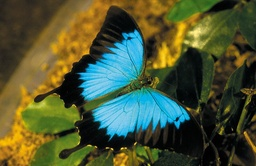
#> input picture Lab 3/CSIRO_ScienceImage_3831_Ulysses_Butterfly.jpg, 256 x 166 px, shrunk from 800 x 519 before the run
$ jupyter execute Lab3_student_template.ipynb
#> lines starting #> are read from the running program, lines starting #| are printed output that depends on the picture; after the words box and inside, x2 and y2 are one past the last pixel; in counts of white or black regions, pixels touching at a corner belong together
[cell 1]
import numpy as np
from matplotlib import pyplot as plt
import cv2

## Lab 3: Image clustering and superpixels

In this lab we are going to explore image clustering and superpixels segmentation. You will be required to complete the following tasks:

1. Implement k-means clustering to assign each pixel of an image to one of K distinct clusters, using colour similarity to determine assignment.
2. Modify your k-means clustering to find superpixels by assigning each pixel of the image to one of K distinct clusters, using both colour and location similarity to determine assignment.
3. Use superpixels to propose regions of interest in the image (we will learn about neural networks that use this information in week 11).
4. Write a brief report (max 600 words) discussing explaining your implementation and results. Explain your reasoning by referencing the intermediate result figures you generated.

You may use numpy and matplotlib and opencv for image loading.

### Academic integrity

Every lab submission will be screened for any collusion and/or plagiarism. Breaches of academic integrity will be investigated thoroughly and may result in a zero for the assessment along with interviews with the plagiarism officers at Monash University.

### Late submissions

The default late submission university penalty will apply.

### Lab Instructions and the Use of Generative AI

You may not use any built-in opencv functions for this lab, other than those used for loading/ saving an image, extracting and matching keypoints, and
computing homographies.
* You may use NumPy for array handling, and vectorizing your code (reducing
the number of for-loops) is encouraged.
* You should use Matplotlib to display images and any intermediate results.
* You may use generative AI.

### Grading
Each lab is worth 8%, and there are a number of sections and tasks with their own weighting. A task is only considered complete if you can demonstrate a working program and show an understanding of the underlying concepts. Note that later tasks should reuse code from earlier tasks.

Masks will be provided based on the correctness of the code, the quality of your results, comments indicating you understand your work, and a discussion of tasks provided at the end of the notebook.

[cell 2]
# Load and display image for testing
im = cv2.imread('CSIRO_ScienceImage_3831_Ulysses_Butterfly.jpg')/255.0
plt.imshow(im[:,:,[2,1,0]])
plt.show()

### Task 1: Implement K-means from first principles: colour similarity

### K-Means Clustering for Image Quantisation

K-means is an unsupervised clustering algorithm that groups data into $K$ clusters by minimising the total within-cluster sum of squared distances:

$$\mathcal{L} = \sum_{i=1}^{N} \| x_i - \mu_{c_i} \|^2$$

where $x_i$ is the RGB colour vector of pixel $i$, $\mu_{c_i}$ is its assigned centroid, and $N$ is the total number of pixels. The algorithm randomly initialises $K$ centroids, then iterates between two steps. First, the **assignment step** assigns each pixel to its nearest centroid:

$$c_i = \arg\min_{k} \| x_i - \mu_k \|^2$$

Second, the **update step** recomputes each centroid as the mean colour of all pixels assigned to it:

$$\mu_k = \frac{1}{|S_k|} \sum_{i \in S_k} x_i$$

where $S_k$ is the set of pixels assigned to cluster $k$. Once converged, a quantised image is produced by replacing each pixel with its centroid's colour, reducing the image to only $K$ representative colours.

[cell 3]
def kmeans(im, iters=10, K=3, plot=False):

    # Kmeans is stochastic, so we will fix the seed of the random number generator to ensure each iteration starts with the same centroid initialisation
#> called with iters = 15, K = 5, plot = False
    seed = 42
    np.random.seed(seed)

    H, W, C = im.shape
#> H = 166; W = 256; C = 3

    # Convert image into an Nx3 vector of pixels
    pixels = im.reshape(-1, C)  # shape: (N, 3) where N = H*W
    N = pixels.shape[0]
#> N = 42496

    # Select K random colour centroids
    random_idx = np.random.choice(N, K, replace=False)
#> random_idx = [31686, 28790, 38194, 20642, 37646]
    centroids = pixels[random_idx].copy()  # shape: (K, 3)
#> centroids = [[0.157, 0.149, 0.153], [0.51, 0.796, 0.925], [0.243, 0.365, 0.102], [0.173, 0.255, 0.125], [0.906, 0.667, 0.118]]

    losses = []

    for j in range(1, iters):

        # Assign pixels to clusters
        # Compute squared Euclidean distance from every pixel to every centroid
        # pixels[:, np.newaxis, :] is (N,1,3), centroids[np.newaxis,:,:] is (1,K,3)
        # diff is (N,K,3), summing over colour axis gives (N,K) distance matrix
        diff = pixels[:, np.newaxis, :] - centroids[np.newaxis, :, :]
        distances = np.sum(diff ** 2, axis=2)  # (N, K)
        cluster_indices = np.argmin(distances, axis=1)  # (N,) — nearest centroid index per pixel

        # Update centroid locations using new cluster assignments
        # New centroid = mean colour of all pixels assigned to that cluster
        for k in range(K):
            mask = (cluster_indices == k)
            if mask.sum() > 0:
                centroids[k] = pixels[mask].mean(axis=0)

        # Store the current loss
        # Loss = sum of squared distances from each pixel to its assigned centroid
        loss = np.sum(distances[np.arange(N), cluster_indices])
        losses.append(loss)

        # Convert cluster indices to an image
        cluster_idx_image = cluster_indices.reshape(H, W)

        # Create a quantised image using the clustering
        # Replace each pixel with the colour of its assigned centroid
        quantised_image = centroids[cluster_indices].reshape(H, W, C)

        # You may want to visualise the current progress of kmeans for debugging purposes
        if plot:
            plt.subplot(1,2,1)
            plt.imshow(cluster_idx_image, cmap='tab20')
            plt.subplot(1,2,2)
            plt.imshow(np.clip(quantised_image, 0, 1))
            plt.show()
#> this loop made 14 passes
#> loss on passes 1 to 12: 2101.7, 738.9, 707.1, 704.2, 703.4, 703.1, 702.9, 702.7, 702.7, 702.6, 702.6, 702.5
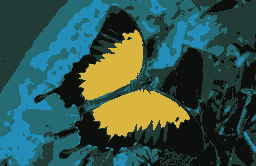
#> quantised_image: shape (166, 256, 3) float64; mean of channels 0, 1, 2 0.304, 0.339, 0.207; drawn as B, G, R
#> after the loop, centroids = [[0.0489, 0.0618, 0.0506], [0.254, 0.713, 0.855], [0.459, 0.426, 0.148], [0.217, 0.234, 0.136], [0.726, 0.558, 0.14]]; losses = [2101.7, 738.9, 707.1, 704.2, 703.4, 703.1, 702.9, 702.7, 702.7, 702.6, 702.6, 702.5, 702.5, 702.5]

    # Convert cluster indices to an image
    cluster_idx_image = cluster_indices.reshape(H, W)
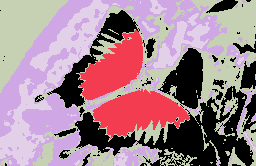
#> cluster_idx_image: shape (166, 256) int64; 5 distinct labels, from 0 to 4; one colour per label, 0 black

    # Create a quantised image using the clustering
    quantised_image = centroids[cluster_indices].reshape(H, W, C)

    return losses, cluster_idx_image, quantised_image

[cell 4]
# Test your function using the image provided
im = cv2.imread('CSIRO_ScienceImage_3831_Ulysses_Butterfly.jpg') / 255.0
im_rgb = im[:, :, [2, 1, 0]]  # OpenCV loads BGR, convert to RGB for display

losses, cluster_idx_image, quantised_image = kmeans(im_rgb, iters=15, K=5)

# Display original, cluster map, and quantised image side by side
fig, axes = plt.subplots(1, 3, figsize=(15, 5))
axes[0].imshow(im_rgb)
axes[0].set_title('Original image')
axes[1].imshow(cluster_idx_image, cmap='tab20')
axes[1].set_title('Cluster index map')
axes[2].imshow(np.clip(quantised_image, 0, 1))
axes[2].set_title('Quantised image (K=5)')

plt.figtext(0.5, -0.02, 'Figure 1: Image Comparison Before and After Clustering',
            ha='center', fontsize=13)
plt.tight_layout()
plt.show()

# Plot the loss curve to verify convergence — should flatten out over iterations
plt.plot(losses, marker='o')
plt.xlabel('Iteration')
plt.ylabel('Total loss')
plt.title('K-means loss over iterations (K=5)')
plt.figtext(0.5, -0.02, 'Figure 2: K-means Loss Curve Over Iterations',
            ha='center', fontsize=10)
plt.show()
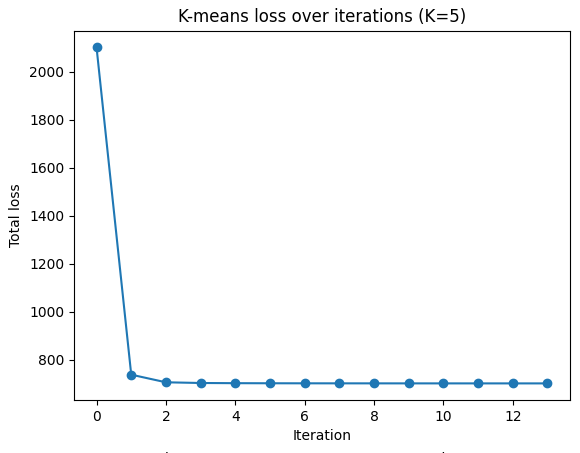
#> figure drawn by matplotlib, 1 panel; curve peaks at x = 0, y = 2101.7

#### Results: K-Means Clustering (K=5)

With $K=5$, the quantised image captures the dominant colours of the butterfly image while discarding finer colour variation. The cluster index map shows spatially coherent regions, confirming that colour-based clustering naturally aligns with visually meaningful segments of the image.

The loss curve decreases steeply in the first few iterations before flattening, indicating the
algorithm converges quickly.

[cell 5]
# Select an appropriate value for K and use visualisations to show how you did this

K_values = [2, 3, 5, 8, 10, 15, 20]
final_losses = []

fig, axes = plt.subplots(2, len(K_values), figsize=(22, 7))

for i, K in enumerate(K_values):
    losses, cluster_idx_image, quantised_image = kmeans(im_rgb, iters=15, K=K)
    final_losses.append(losses[-1])

    axes[0][i].imshow(np.clip(quantised_image, 0, 1))
    axes[0][i].set_title(f'K={K}')
    axes[0][i].axis('off')

    axes[1][i].plot(losses)
    axes[1][i].set_title(f'Loss K={K}')
    axes[1][i].set_xlabel('Iter')
#> this loop made 7 passes
#> after the loop, final_losses = [3838.5, 1370.4, 702.5, 509.5, 380.6, 259.6, 205.5]
fig.suptitle('Figure 3: Image Quantisation and Loss Curves Across K Values',
             fontsize=13, y=-0.02)
plt.tight_layout()
plt.show()
#> figure, not shown here; panel 8: curve peaks at x = 0, y = 5713.3; panel 9: curve peaks at x = 0, y = 3337.3; panel 10: curve peaks at x = 0, y = 2101.7; panel 11: curve peaks at x = 0, y = 1278.4

# Elbow plot — look for where the loss stops decreasing rapidly
plt.plot(K_values, final_losses, marker='o')
plt.xlabel('K (number of clusters)')
plt.ylabel('Final loss')
plt.title('Elbow plot: choosing K')
plt.xticks(K_values)
plt.figtext(0.5, -0.02, 'Figure 4: Elbow Plot for Selecting Optimal K',
            ha='center', fontsize=13)
plt.show()

#### Results: Selecting an Appropriate K

To select an optimal $K$, the algorithm was run across seven values ($K = 2, 3, 5, 8, 10, 15, 20$),
with the final loss recorded for each. At low values such as $K=2$ and $K=3$, the quantised image
is overly coarse, merging visually distinct regions like the blue wings into
a single cluster. As $K$ increases, finer colour detail is recovered and the loss decreases.

The elbow plot shows a sharp drop in loss up to $K=5$, after which the rate of
improvement slows considerably.

Based on the elbow plot, $K=5$ is selected as the optimal value, balancing colour fidelity
with model simplicity.

### Task 2: Modify K-means to cluster based on colour similarity and pixel location and extract superpixels

### Task 2: Superpixel Segmentation via Spatially-Aware K-Means

Standard K-means clusters pixels using only RGB colour similarity. To extract **superpixels** —
compact, spatially connected regions that respect colour boundaries — the feature vector for each
pixel is extended to include its normalised spatial coordinates $(r, c)$ alongside its scaled
colour $(R, G, B)$:

$$x_i = \begin{bmatrix} \lambda \cdot R_i \\ \lambda \cdot G_i \\ \lambda \cdot B_i \\ \tilde{r}_i \\ \tilde{c}_i \end{bmatrix}$$

where $\tilde{r}_i = r_i / H$ and $\tilde{c}_i = c_i / W$ are the normalised row and column
coordinates of pixel $i$ in $[0, 1]$, and $\lambda$ is a scaling factor applied to the colour
features. The distance metric in this 5-dimensional space becomes:

$$d(x_i, \mu_k) = \underbrace{\lambda^2 \| c_i - \mu_k^{(rgb)} \|^2}_{\text{colour term}} + \underbrace{\| p_i - \mu_k^{(pos)} \|^2}_{\text{spatial term}}$$

where $c_i = (R_i, G_i, B_i)$ is the colour vector, $p_i = (\tilde{r}_i, \tilde{c}_i)$ is the
normalised spatial position, and $\mu_k^{(rgb)}$, $\mu_k^{(pos)}$ are the colour and spatial
components of centroid $k$. The assignment and update steps follow the same formulation as Task 1:

$$c_i = \arg\min_{k} \ d(x_i, \mu_k)$$

$$\mu_k = \frac{1}{|S_k|} \sum_{i \in S_k} x_i$$

### Role of the Scaling Factor $\lambda$

The scaling factor $\lambda$ is applied directly to the RGB colour features, controlling how
much influence colour has relative to spatial location:

- **High $\lambda$**: colour similarity dominates → superpixels respect colour boundaries
  but may become spatially scattered and disconnected (approaches Task 1 behaviour)
- **Low $\lambda$**: spatial proximity dominates → compact, connected superpixels
  but poor alignment with colour boundaries
- **$\lambda = 0$**: pure spatial clustering, ignoring colour entirely

An appropriate $\lambda$ is selected empirically by inspecting the cluster index map across
several values, choosing the largest $\lambda$ at which superpixels remain visually connected.

[cell 6]
def kmeans(im, iters=10, K=3, scale=1, plot=False):

    # Kmeans is stochastic, so we will fix the seed of the random number generator to ensure each iteration starts with the same centroid initialisation
    seed = 42
    np.random.seed(seed)

    H, W, C = im.shape

    # Convert image into an Nx3 vector of pixels
    pixels = im.reshape(-1, C)  # shape: (N, 3), RGB values already in [0,1]
    N = pixels.shape[0]

    # Build normalised pixel coordinate grid, values in [0,1]
    rows, cols = np.indices((H, W))
    norm_rows = rows.reshape(-1, 1) / H  # (N, 1)
    norm_cols = cols.reshape(-1, 1) / W  # (N, 1)

    # Scale the COLOUR features — higher scale gives more weight to colour (more detail),
    # lower scale lets spatial location dominate (more compact, connected superpixels).
    # scale=0 → pure spatial clustering; scale >> 1 → approaches colour-only (Task 1)
    scaled_pixels = pixels * scale  # (N, 3)

    # Concatenate scaled colour and spatial features into a single feature vector
    features = np.hstack([scaled_pixels, norm_rows, norm_cols])  # (N, 5)

    # Select K random centroids initialised from pixel feature vectors
    random_idx = np.random.choice(N, K, replace=False)
    centroids = features[random_idx].copy()  # shape: (K, 5)

    losses = []

    for j in range(1, iters):

        # Assign pixels to clusters
        diff = features[:, np.newaxis, :] - centroids[np.newaxis, :, :]  # (N, K, 5)
        distances = np.sum(diff ** 2, axis=2)  # (N, K)
        cluster_indices = np.argmin(distances, axis=1)  # (N,)

        # Update centroid locations using new cluster assignments
        for k in range(K):
            mask = (cluster_indices == k)
            if mask.sum() > 0:
                centroids[k] = features[mask].mean(axis=0)

        # Store the current loss
        loss = np.sum(distances[np.arange(N), cluster_indices])
        losses.append(loss)

        # Convert cluster indices to an image
        cluster_idx_image = cluster_indices.reshape(H, W)

        # Create a quantised image using the clustering
        # Divide first 3 centroid dims back by scale to recover true RGB for display
        quantised_image = (centroids[cluster_indices, :3] / scale).reshape(H, W, C)

        if plot:
            plt.subplot(1,2,1)
            plt.imshow(cluster_idx_image, cmap='tab20')
            plt.subplot(1,2,2)
            plt.imshow(np.clip(quantised_image, 0, 1))
            plt.show()

    # Convert cluster indices to an image
    cluster_idx_image = cluster_indices.reshape(H, W)

    # Create a quantised image using the clustering
    quantised_image = (centroids[cluster_indices, :3] / scale).reshape(H, W, C)

    return losses, cluster_idx_image, quantised_image

[cell 7]
# Visualise your superpixel clustering for different scaling parameters


scale_values = [1, 20, 50, 100]

fig, axes = plt.subplots(2, len(scale_values), figsize=(18, 9))

for i, scale in enumerate(scale_values):
    losses, cluster_idx_image, quantised_image = kmeans(im_rgb, iters=15, K=50, scale=scale*0.001)

    axes[0][i].imshow(cluster_idx_image, cmap='tab20')
    axes[0][i].set_title(f'Scale = {scale}')
    axes[0][i].set_ylabel('Cluster map' if i == 0 else '')

    axes[1][i].imshow(np.clip(quantised_image, 0, 1))
    axes[1][i].set_title(f'Scale = {scale}')
    axes[1][i].set_ylabel('Quantised' if i == 0 else '')
#> this loop made 4 passes
#> pass 1, in kmeans, `rows, cols = np.indices((H, W))`:
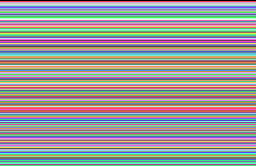
#> rows: shape (166, 256) int64; 166 distinct labels, from 0 to 165; one colour per label, 0 black
#> pass 1, `losses, cluster_idx_image, quantised_image = kmeans(im_rgb, iters=15, ..`:
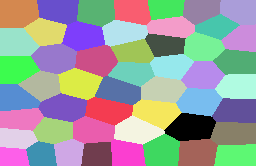
#> cluster_idx_image: shape (166, 256) int64; 50 distinct labels, from 0 to 49; one colour per label, 0 black

plt.suptitle('Effect of colour scaling on superpixels (K=50)', fontsize=13)
fig.text(0.5, -0.02, 'Figure 5: Superpixel Clustering Across Different Scaling Parameters',
         ha='center', fontsize=13)
plt.tight_layout()
plt.show()
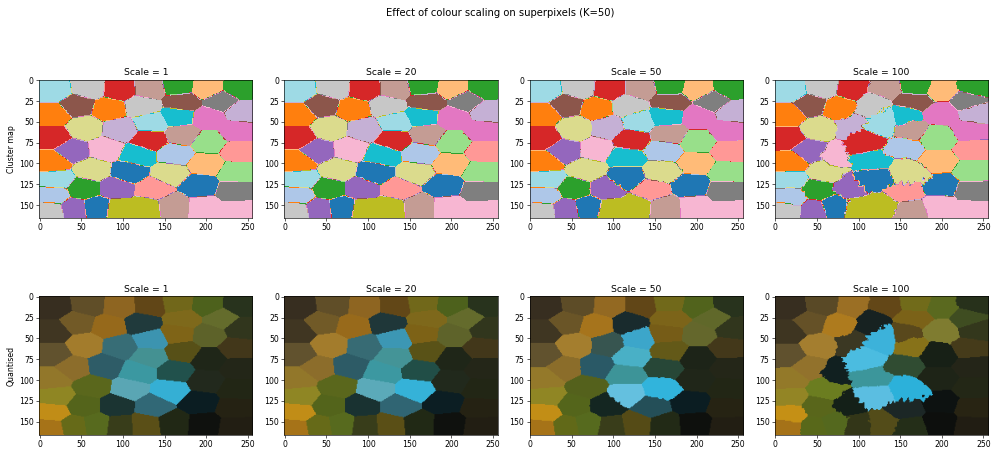
#> figure drawn by matplotlib, 8 panels

#### Results: Effect of Scaling Parameter on Superpixels (K=50)

Four scaling values ($scale = 1, 20, 50, 100$) were tested to evaluate the trade-off
between spatial compactness and colour fidelity. At $scale = 1$, spatial proximity
dominates and the superpixels form compact, grid-like regions with little regard for colour
boundaries. As $scale$ increases to $20$ and $50$, the superpixels begin to align more
closely with the colour boundaries of the image — particularly the blue wings and green
background — while remaining mostly connected. At $scale = 100$, colour dominates and the
clusters become spatially scattered.

Based on this analysis, $scale = 50$  is selected as the optimal
value, as it produces spatially connected superpixels that still respect the dominant colour
boundaries of the image.

## Task 3: Region proposal

### Task 3: Region Proposal via Superpixel Bounding Boxes

Region proposal is a technique used to identify candidate regions of interest in an image
that are likely to contain meaningful content. Here, each superpixel from Task 2 is used
as a region proposal by computing its bounding box.

For each superpixel $k$, let $S_k$ denote the set of pixel coordinates $(r_i, c_i)$ assigned
to cluster $k$. The bounding box is defined by its top-left and bottom-right corners:

$$\text{top-left}_k = \left( \min_{i \in S_k} c_i,\ \min_{i \in S_k} r_i \right)$$

$$\text{bottom-right}_k = \left( \max_{i \in S_k} c_i,\ \max_{i \in S_k} r_i \right)$$

Using $K=10$ superpixels with $scale = 50$, each bounding box loosely corresponds to a meaningful region of the image. This forms a simple region proposal method, where the superpixel clustering acts as a bottom-up grouping mechanism.

[cell 8]
# Visualise your regions on the original image

# Segment into 10 superpixels using a balanced scale
losses, cluster_idx_image, quantised_image = kmeans(im_rgb, iters=15, K=10, scale=50*0.001)
#> in kmeans (call 5), `random_idx = np.random.choice(N, K, replace=False)`: random_idx = [31686, 28790, 38194, 20642, 37646, 6418, 28428, 3933, 25549, 3792]
#> in kmeans (call 5), `centroids = features[random_idx].copy()`: centroids = [[0.00784, 0.00745, 0.00765, 0.741, 0.773], [0.0255, 0.0398, 0.0463, 0.675, 0.461], [0.0122, 0.0182, 0.0051, 0.898, 0.195], [0.00863, 0.0127, 0.00627, 0.482, 0.633], [0.0453, 0.0333, 0.00588, 0.886, 0.0547], [0.0141, 0.0112, 0.00667, 0.151, 0.0703], [0.0288, 0.0239, 0.0114, 0.669, 0.0469], [0.0345, 0.0229, 0.00529, 0.0904, 0.363], [0.0131, 0.0169, 0.00784, 0.596, 0.801], [0.0149, 0.0137, 0.00431, 0.0843, 0.812]]
#> the loop in kmeans (call 5), `for j in range(1, iters):` made 14 passes
#> loss on passes 1 to 12: 1138, 822.2, 787.1, 767.2, 755.3, 748, 743.6, 740.7, 738.8, 737.5, 736.6, 735.9
#> pass 1, in kmeans (call 5), `quantised_image = (centroids[cluster_indices, :3] / scale).reshape(H, ..`:
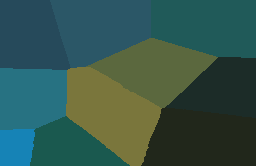
#> quantised_image: shape (166, 256, 3) float64; mean of channels 0, 1, 2 0.304, 0.339, 0.207; drawn as B, G, R
#> after the loop in kmeans (call 5), `for j in range(1, iters):`:
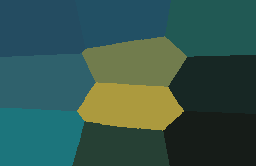
#> quantised_image: shape (166, 256, 3) float64; mean of channels 0, 1, 2 0.304, 0.339, 0.207; drawn as B, G, R
#> after the loop in kmeans (call 5), `for j in range(1, iters):`: centroids = [[0.00489, 0.00567, 0.00432, 0.838, 0.826], [0.0122, 0.0302, 0.0338, 0.637, 0.508], [0.0103, 0.0126, 0.00758, 0.882, 0.469], [0.0152, 0.0245, 0.0222, 0.373, 0.529], [0.0244, 0.023, 0.00557, 0.823, 0.151], [0.0191, 0.0151, 0.00707, 0.167, 0.154], [0.0213, 0.0192, 0.00935, 0.491, 0.174], [0.0198, 0.0157, 0.00668, 0.122, 0.474], [0.00721, 0.00771, 0.00467, 0.505, 0.845], [0.0166, 0.0176, 0.00651, 0.161, 0.83]]; losses = [1138, 822.2, 787.1, 767.2, 755.3, 748, 743.6, 740.7, 738.8, 737.5, 736.6, 735.9, 735.3, 734.9]
#> in kmeans (call 5), `cluster_idx_image = cluster_indices.reshape(H, W)`:
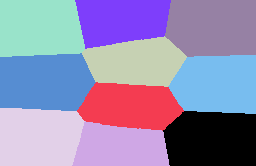
#> cluster_idx_image: shape (166, 256) int64; 10 distinct labels, from 0 to 9; one colour per label, 0 black

# Convert original image back to uint8 BGR for cv2.rectangle
im_draw = np.ascontiguousarray((im_rgb * 255).astype(np.uint8)[:, :, [2, 1, 0]])
#> im_draw is the input picture: shape (166, 256, 3); mean B, G, R 52.8, 86.3, 77.4

# For each superpixel, find the bounding box (top-left and bottom-right pixels)
for k in range(10):
    # Get all pixel positions belonging to superpixel k
    # np.where returns (row_indices, col_indices) for pixels where condition is True
    rows, cols = np.where(cluster_idx_image == k)

    if len(rows) == 0:
        continue  # skip if a cluster ended up empty

    # Top-left is the minimum row and column; bottom-right is the maximum
    top_left     = (int(cols.min()), int(rows.min()))  # cv2 uses (x, y) = (col, row)
    bottom_right = (int(cols.max()), int(rows.max()))


    # Draw rectangle on the image — each superpixel gets a distinct colour
    colour = (0, 0, 255)
    cv2.rectangle(im_draw, top_left, bottom_right, colour, 2)
#> this loop made 10 passes
#> (top_left, bottom_right) on passes 1 to 10: ((163, 111), (255, 165)), ((77, 82), (183, 130)), ((72, 121), (169, 165)), ((82, 36), (186, 86)), ((0, 108), (84, 165)), ((0, 0), (84, 56)), ((0, 53), (95, 110)), ((75, 0), (170, 48)), ((168, 55), (255, 113)), ((165, 0), (255, 56))
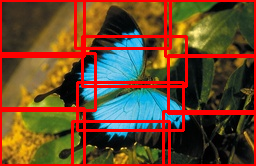
#> im_draw: shape (166, 256, 3); 16.73% of pixels changed, all inside (x1, y1, x2, y2) = (0, 0, 256, 166)

im_draw_rgb = im_draw[:, :, [2, 1, 0]]

fig, axes = plt.subplots(1, 2, figsize=(14, 6))
axes[0].imshow(im_rgb)
axes[0].set_title('Original image')
axes[1].imshow(im_draw_rgb)
axes[1].set_title('Region proposals (K=10 superpixels)')
fig.suptitle('Figure 6: Original Image and Region Proposals Using K=10 Superpixels',
             fontsize=13, y=-0.02)
plt.tight_layout()
plt.show()

# Display superpixel map and quantised image
fig, axes = plt.subplots(1, 2, figsize=(14, 6))
axes[0].imshow(cluster_idx_image, cmap='tab10')
axes[0].set_title('Superpixel map (K=10)')
axes[1].imshow(np.clip(quantised_image, 0, 1))
axes[1].set_title('Quantised image (K=10)')
fig.suptitle('Figure 7: Superpixel Map',
             fontsize=13, y=-0.02)
plt.tight_layout()
plt.show()
